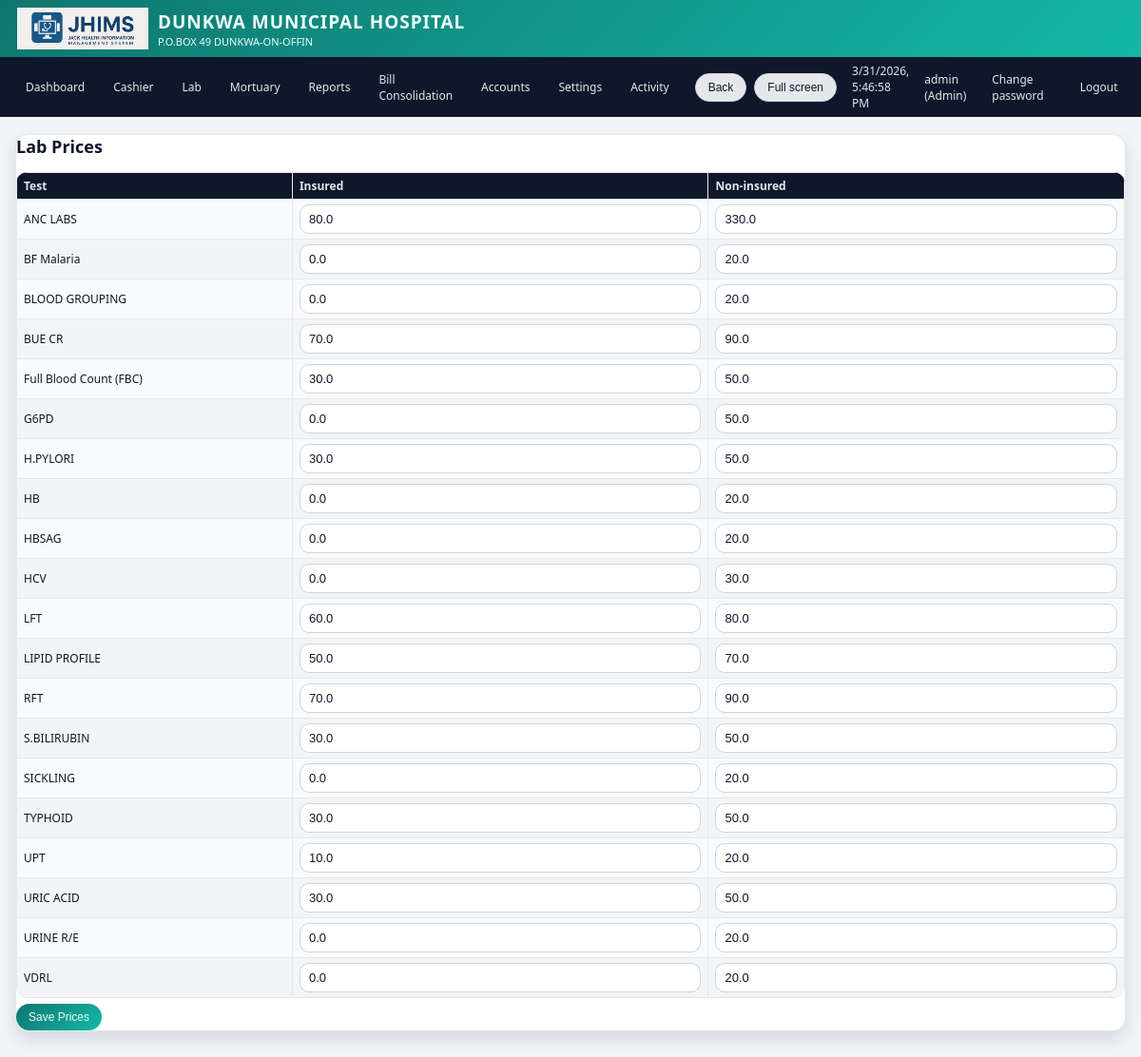
The page /settings/lab-prices (signed in) on the database its author committed.
### tables this page shows
CREATE TABLE lab_test_prices(id INTEGER PRIMARY KEY AUTOINCREMENT,name TEXT UNIQUE,insured_price REAL,non_insured_price REAL);

### app.py (the view, shortened to what this page needs)
@app.route("/settings/lab-prices", methods=["GET", "POST"])
@login_required(role="Admin")
def settings_lab_prices():
    conn = get_db()
    c = conn.cursor()
    c.execute("SELECT * FROM lab_test_prices ORDER BY name")
    rows = c.fetchall()
    conn.close()
    return render_template("settings_lab_prices.html", rows=rows)

### app.py (called while the page is built)
def get_db():
    conn = sqlite3.connect(DB_PATH)
    conn.row_factory = sqlite3.Row
    return conn

def login_required(role=None):
    def deco(f):
        @wraps(f)
        def wrapper(*args, **kwargs):
            if "user" not in session:
                return redirect(url_for("login"))
            if role and session.get("role") not in (role, "Admin"):
                flash("Access denied for your role.", "danger")
                return redirect(url_for("dashboard"))
            return f(*args, **kwargs)
        return wrapper
    return deco

@app.before_request
def startup():
    init_db()

@app.context_processor
def inject_globals():
    conn = get_db()
    c = conn.cursor()
    c.execute("SELECT name, insured_price, non_insured_price FROM lab_test_prices ORDER BY name")
    tests = c.fetchall()
    c.execute("SELECT name FROM services ORDER BY name")
    services = [r["name"] for r in c.fetchall()]
    conn.close()
    return dict(
        APP_NAME=APP_NAME,
        HOSPITAL_NAME=HOSPITAL_NAME,
        HOSPITAL_ADDRESS=HOSPITAL_ADDRESS,
        HOSPITAL_PHONE=HOSPITAL_PHONE,
        POWERED_BY=POWERED_BY,
        LAB_TESTS=tests,
        SERVICES=services,
        now=datetime.now,
    )

### templates/settings_lab_prices.html
{% extends "base.html" %}
{% block content %}
<div class="card">
  <h2>Lab Prices</h2>
  <form method="post">
    <table>
      <thead><tr><th>Test</th><th>Insured</th><th>Non-insured</th></tr></thead>
      <tbody>
        {% for r in rows %}
        <tr>
          <td>{{ r.name }}</td>
          <td><input type="number" step="0.01" name="ins_{{ r.id }}" value="{{ r.insured_price }}"></td>
          <td><input type="number" step="0.01" name="non_{{ r.id }}" value="{{ r.non_insured_price }}"></td>
        </tr>
        {% endfor %}
      </tbody>
    </table>
    <button class="btn btn-primary" type="submit" style="margin-top:6px;">Save Prices</button>
  </form>
</div>
{% endblock %}

### templates/base.html (style rules this page uses)
:root { --accent:#0f766e; --accent-strong:#0d9488; --accent-soft:#a7f3d0; --danger:#b91c1c; --border-soft:#e2e8f0; --bg-light:#f3f4f6; --bg-card:#ffffff; --text-main:#0f172a; --text-muted:#6b7280; }
* { box-sizing:border-box; }
body { margin:0; font-family:system-ui,-apple-system,BlinkMacSystemFont,"Segoe UI",sans-serif; }
body.theme-light { background:var(--bg-light); color:var(--text-main); }
body.theme-light .card { background:var(--bg-card); border-radius:14px; border:1px solid var(--border-soft); box-shadow:0 8px 18px rgba(148,163,184,.35); }
body.theme-light table { background:#f9fafb; }
body.theme-light th { background:#0f172a; color:#e5e7eb; }
body.theme-light tr:nth-child(even) td { background:#f3f4f6; }
.card h2 { margin-top:0; font-size:18px; }
input[type=text], input[type=password], input[type=number], input[type=date], select, textarea { width:100%; padding:7px 9px; border-radius:10px; border:1px solid #cbd5e1; font-size:13px; background:#ffffff; color:#0f172a; outline:none; transition:.15s border-color,.15s box-shadow,.15s background; }
input::placeholder,textarea::placeholder { color:#9ca3af; }
.btn { display:inline-flex; align-items:center; justify-content:center; gap:5px; padding:7px 13px; border-radius:999px; border:none; font-size:12px; font-weight:500; cursor:pointer; white-space:nowrap; transition:.16s transform,.16s box-shadow,.16s background; }
.btn-primary { background:linear-gradient(135deg,#0f766e,#14b8a6); color:#ecfeff; }
table { width:100%; border-collapse:collapse; font-size:12px; border-radius:12px; overflow:hidden; }
th,td { border:1px solid #e5e7eb; padding:5px 7px; text-align:left; }

### rows shown on the page
lab_test_prices: name "ANC LABS", insured_price "80.0", non_insured_price "330.0"
lab_test_prices: name "BF Malaria", insured_price "0.0", non_insured_price "20.0"
lab_test_prices: name "BLOOD GROUPING", insured_price "0.0", non_insured_price "20.0"
lab_test_prices: name "BUE CR", insured_price "70.0", non_insured_price "90.0"
lab_test_prices: name "Full Blood Count (FBC)", insured_price "30.0", non_insured_price "50.0"
lab_test_prices: name "G6PD", insured_price "0.0", non_insured_price "50.0"
lab_test_prices: name "H.PYLORI", insured_price "30.0", non_insured_price "50.0"
lab_test_prices: name "HB", insured_price "0.0", non_insured_price "20.0"
lab_test_prices: name "HBSAG", insured_price "0.0", non_insured_price "20.0"
lab_test_prices: name "HCV", insured_price "0.0", non_insured_price "30.0"
lab_test_prices: name "LFT", insured_price "60.0", non_insured_price "80.0"
lab_test_prices: name "LIPID PROFILE", insured_price "50.0", non_insured_price "70.0"
lab_test_prices: name "RFT", insured_price "70.0", non_insured_price "90.0"
lab_test_prices: name "S.BILIRUBIN", insured_price "30.0", non_insured_price "50.0"
lab_test_prices: name "SICKLING", insured_price "0.0", non_insured_price "20.0"
lab_test_prices: name "TYPHOID", insured_price "30.0", non_insured_price "50.0"
lab_test_prices: name "UPT", insured_price "10.0", non_insured_price "20.0"
lab_test_prices: name "URIC ACID", insured_price "30.0", non_insured_price "50.0"
lab_test_prices: name "URINE R/E", insured_price "0.0", non_insured_price "20.0"
lab_test_prices: name "VDRL", insured_price "0.0", non_insured_price "20.0"

### other values the page prints
{{ HOSPITAL_NAME }} "DUNKWA MUNICIPAL HOSPITAL"
{{ HOSPITAL_ADDRESS }} "P.O.BOX 49 DUNKWA-ON-OFFIN"
{{ session.get('user') }} "admin"
{{ session.get('role') }} "Admin"
